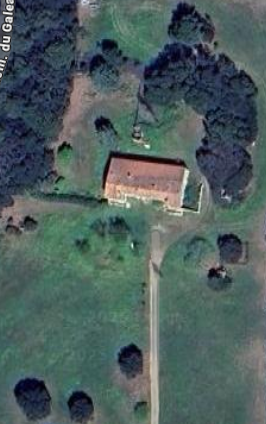
#> input picture MetaData/1.Real_Image/Photos/17.png, 266 x 424 px
$ python multi_img.py
#> lines starting #> are read from the running program, lines starting #| are printed output that depends on the picture; after the words box and inside, x2 and y2 are one past the last pixel; in counts of white or black regions, pixels touching at a corner belong together
import cv2
import imutils
from scipy.spatial import distance as dist
from collections import OrderedDict
import numpy as np

class ColorLabeler:
    def __init__(self):
        # initialize the colors dictionary, containing the color
        # name as the key and the RGB tuple as the value
        colors = OrderedDict({
            "red": (255, 0, 0),
            "green": (0, 255, 0),
            "blue": (0, 0, 255)})
        # allocate memory for the L*a*b* image, then initialize
        # the color names list
        self.lab = np.zeros((len(colors), 1, 3), dtype="uint8")
        self.colorNames = []
        # loop over the colors dictionary
        for (i, (name, rgb)) in enumerate(colors.items()):
            # update the L*a*b* array and the color names list
            self.lab[i] = rgb
            self.colorNames.append(name)
        # convert the L*a*b* array from the RGB color space
        # to L*a*b*
        self.lab = cv2.cvtColor(self.lab, cv2.COLOR_RGB2LAB)

    # [20 lines left out: function label, not called in this run]


class ShapeDetector:
	def __init__(self):
		pass
	def detect(self, c, espilon):
		# initialize the shape name and approximate the contour
		shape = "unidentified"
		peri = cv2.arcLength(c, True)
		approx = cv2.approxPolyDP(c, espilon * peri, True)
				# if the shape is a triangle, it will have 3 vertices
		if len(approx) == 3:
			shape = "triangle"
		# if the shape has 4 vertices, it is either a square or
		# a rectangle
		elif len(approx) == 4:
			# compute the bounding box of the contour and use the
			# bounding box to compute the aspect ratio
			(x, y, w, h) = cv2.boundingRect(approx)
			ar = w / float(h)
			# a square will have an aspect ratio that is approximately
			# equal to one, otherwise, the shape is a rectangle
			shape = "square" if ar >= 0.95 and ar <= 1.05 else "rectangle"
		# if the shape is a pentagon, it will have 5 vertices
		elif len(approx) == 5:
			shape = "pentagon"
		elif len(approx) == 6:
			shape = "hexagon"
		elif len(approx) == 7:
			shape = "heptagon"
		# otherwise, we assume the shape is a circle
		else:
			shape = "circle"
		# return the name of the shape
		return shape,approx


def stackImages(scale,imgArray):
    rows = len(imgArray)
    cols = len(imgArray[0])
    rowsAvailable = isinstance(imgArray[0], list)
    width = imgArray[0][0].shape[1]
    height = imgArray[0][0].shape[0]
    if rowsAvailable:
        for x in range ( 0, rows):
            for y in range(0, cols):
                if imgArray[x][y].shape[:2] == imgArray[0][0].shape [:2]:
                    imgArray[x][y] = cv2.resize(imgArray[x][y], (0, 0), None, scale, scale)
                else:
                    imgArray[x][y] = cv2.resize(imgArray[x][y], (imgArray[0][0].shape[1], imgArray[0][0].shape[0]), None, scale,scale)
                if len(imgArray[x][y].shape) == 2: imgArray[x][y] = cv2.cvtColor(imgArray[x][y], cv2.COLOR_GRAY2BGR)
        imageBlank = np.zeros((height, width, 3), np.uint8)
        hor = [imageBlank]*rows
        hor_con = [imageBlank]*rows
        for x in range(0, rows):
            hor[x] = np.hstack(imgArray[x])
        ver = np.vstack(hor)
    else:
        for x in range(0, rows):
            if imgArray[x].shape[:2] == imgArray[0].shape[:2]:
                imgArray[x] = cv2.resize(imgArray[x], (0, 0), None, scale, scale)
            else:
                imgArray[x] = cv2.resize(imgArray[x], (imgArray[0].shape[1], imgArray[0].shape[0]), None, scale, scale)
            if len(imgArray[x].shape) == 2: imgArray[x] = cv2.cvtColor(imgArray[x], cv2.COLOR_GRAY2BGR)
        hor = np.hstack(imgArray)
        ver = hor
    return ver

def nothing(x) :
    pass

def imageCenter(image) :
    (h,w) = image.shape[:2]
    cv2.circle(image, (w//2, h//2), 7, (255, 0, 0), -1) #where w//2, h//2 are the required frame/image centeroid's XYcoordinates.

def pixel_color(img,x,y) :
    imgRGB = cv2.imread(img)
    imgHSV = cv2.cvtColor(imgRGB,cv2.COLOR_BGR2HSV)
    #in order B G R
    #img[row,column], row means y, column means x
    # b,g,r = imgRGB[int(x),int(y)]
    # print(r,g,b)
    h,s,v = imgHSV[int(y),int(x)]
    # print(h,s,v)

    #red
    redLower = np.array([136,87,111], np.uint8)
    redUpper = np.array([180,255,255], np.uint8)

    #green
    greenLower = np.array([15, 15, 50])
    greenUpper = np.array([179,116,104], np.uint8)

    #blue
    blueLower = np.array([94,80,2], np.uint8)
    blueUpper = np.array([120,255,255], np.uint8)

    #yellow
    yellowLower = np.array([23,59,119], np.uint8)
    yellowUpper = np.array([54,255,255], np.uint8)

    #orange
    orangeLower = np.array([0,50,80], np.uint8)
    orangeUpper = np.array([20,255,255], np.uint8)

    #purple
    purpleLower = np.array([130,80,80], np.uint8)
    purpleUpper = np.array([150,255,255], np.uint8)

    redCheck = all([h,s,v] >= redLower) and all([h,s,v] <= redUpper)
    greenCheck = all([h,s,v] >= greenLower) and all([h,s,v] <= greenUpper)
    blueCheck = all([h,s,v] >= blueLower) and all([h,s,v] <= blueUpper)
    yellowCheck = all([h,s,v] >= yellowLower) and all([h,s,v] <= yellowUpper)
    orangeCheck = all([h,s,v] >= orangeLower) and all([h,s,v] <= orangeUpper)
    purpleCheck = all([h,s,v] >= purpleLower) and all([h,s,v] <= purpleUpper)

    if redCheck == 1:
        return "Red"
    elif greenCheck == 1:
        return "Green"
    elif blueCheck == 1:
        return "Blue"
    elif yellowCheck == 1:
         return "Yellow"
    elif orangeCheck == 1:
         return "Orange"
    elif purpleCheck == 1:
         return "Purple"
    else :
        return "No color detected"

    return "No color detected"

def adjustBrightness(img, factor = 1.2):
    imgHsv = cv2.cvtColor(img,cv2.COLOR_BGR2HSV)
    h,s,v = cv2.split(imgHsv)
    v = np.clip(v*factor, a_min = 0, a_max = 255).astype(np.uint8)
    imgHsv = cv2.merge([h,s,v])
    return cv2.cvtColor(imgHsv,cv2.COLOR_HSV2BGR)

def ObjectLabeler(shape, color):
    if (color == "Green") and (shape == "circle"):
        return "Tree"
    elif (shape == "square") or (shape == "rectangle") or (shape == "pentagon") or ((shape == "hexagon")):
        return "House"
    else :
        return "Undefined Object"

    return "Undefined Object"


# [102 lines left out: function reduce_shadow, not called in this run]

# With photos who includes complex backgr, but color difference between backgr and object is clear.
# We can use this func to remove back-gr.
# Not effective with tooo bright or too dark photos
def backgr_removal(image,threshold_gr=50,kernel_size=11):

    total_pixel_in_kernel = kernel_size*kernel_size
    Eighty_percent_kernel = int(total_pixel_in_kernel*0.8)
    gr_pixel_in_total = 0
    half_size_kernel = int((kernel_size-1)/2)
    # Convert image from BGR to HSV
    hsv_img = cv2.cvtColor(image, cv2.COLOR_BGR2HSV)

    # Extract the all channels from hsv
    h,s,v_channel = cv2.split(hsv_img)
    height, width, _ = hsv_img.shape

    #run thourgh all image
    for y in range(0+half_size_kernel,height-half_size_kernel+1,1):
        for x in range(0+half_size_kernel,width-half_size_kernel+1,1):
            #find a dark pixel
            if h[y,x] < threshold_gr :

                #check dark region around dark pixel
                for j in range(y-half_size_kernel,y+half_size_kernel,1):
                    for i in range(x-half_size_kernel,x+half_size_kernel,1):
                        if h[j,i] < threshold_gr :
                            gr_pixel_in_total = gr_pixel_in_total + 1

                if gr_pixel_in_total > Eighty_percent_kernel :
                    #change the brightness of dark region
                    for j in range(y-half_size_kernel,y+half_size_kernel):
                        for i in range(x-half_size_kernel,x+half_size_kernel):
                            image[j,i] = [255,255,255]
            gr_pixel_in_total = 0


    # return new image
    return image


#from the coodination potision of object, we calculate the angle between
#2 vectors, first vector is drone towards east,
#second vector is drone toward object as trigonomectric circle.
def PositionDetector(x,y):
    if x == 0 :
        #north
        if y > 0 :
            tanA = 99999
        #south
        elif y < 0 :
            tanA = -99999
        #center of photo
        else :
            tanA = 100000
    else :
        tanA = float(y/x)
    return tanA

def LightBalance(image) :
     image = cv2.equalizeHist(image)
     return image

#create trackbar for canny edge detection threshold
cv2.namedWindow("Parameters")
cv2.createTrackbar("ThresLow","Parameters", 45, 255, nothing)
cv2.createTrackbar("ThresHigh","Parameters", 164, 255, nothing)

#create trackbar for kernel
cv2.createTrackbar("kernel va1", "Parameters", 3, 10, nothing)
cv2.createTrackbar("kernel va2", "Parameters", 3, 10, nothing)

#create trackbar for espilon
cv2.createTrackbar("Espilonx10000","Parameters",0,1200,nothing)

#create trackbar for contour Area
cv2.createTrackbar("AreaMin","Parameters",500,5000,nothing)
cv2.createTrackbar("AreaMax","Parameters",2500,15000,nothing)

#create trackbar for Filter
cv2.createTrackbar("Spatial Window","Parameters",45,100,nothing)
cv2.createTrackbar("Color Window","Parameters",60,100,nothing)

# load the image and resize it to a smaller factor so that
# the shapes can be approximated better

fileName = "17.png"

image = cv2.imread(fileName)
#> image is the input picture: shape (424, 266, 3); mean B, G, R 93.6, 94.4, 77.4
imageOrigin = image.copy()

# image = reduce_shadow(image)
#open a file to write results
file = open("output.txt","a")

#adjust brightness
image = adjustBrightness(image)
#> in adjustBrightness, `imgHsv = cv2.cvtColor(img,cv2.COLOR_BGR2HSV)`: imgHsv: shape (424, 266, 3); mean H, S, V 84.9, 71.9, 100.8
#> in adjustBrightness, `h,s,v = cv2.split(imgHsv)`:
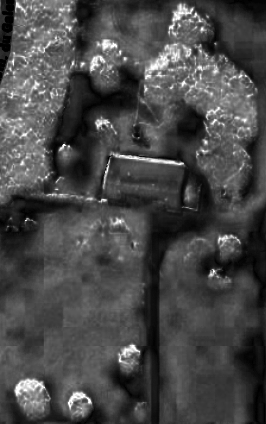
#> s: shape (424, 266); min 0, max 255, mean 71.9
#> in adjustBrightness, `imgHsv = cv2.merge([h,s,v])`: imgHsv: shape (424, 266, 3); mean H, S, V 84.9, 71.9, 120.5

#get two first value of img.shape array
(h,w) = image.shape[:2]
#> h = 424; w = 266

#first parameter of this filter is spatial window radius
#If sp is small, only nearby pixels affect the result —
#   so smoothing is localized.
#If sp is large, even pixels farther away
#   (but with similar color) can be grouped —
#       leading to larger smoothed regions.
# Large sp parameter creates heavy calculation, slow calculation
#   ,so the computer could take a lot of time to calculate it.
#       Even the program crashes.
BackGrRmv_Or_ShiftFil = 0
if (BackGrRmv_Or_ShiftFil == 1) :
    filtered = cv2.pyrMeanShiftFiltering(image, 30, 45)
else :
    filtered = backgr_removal(image,65)
#> in backgr_removal, `hsv_img = cv2.cvtColor(image, cv2.COLOR_BGR2HSV)`: hsv_img: shape (424, 266, 3); mean H, S, V 84.9, 73, 120.5
#> after the loop in backgr_removal, `for y in range(0+half_size_kernel,height-half_size_kernel+1,1):`:
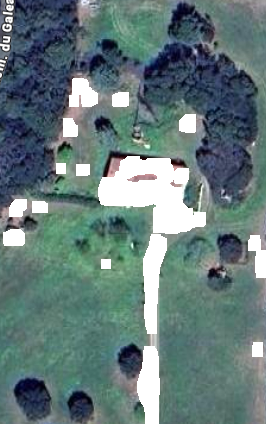
#> image: shape (424, 266, 3); mean B, G, R 122.3, 122.3, 100.8

# applying different thresholding : START
# techniques on the input image
gray = cv2.cvtColor(filtered, cv2.COLOR_BGR2GRAY)

#Historical equalization
gray = LightBalance(gray)
#> in LightBalance, `image = cv2.equalizeHist(image)`:
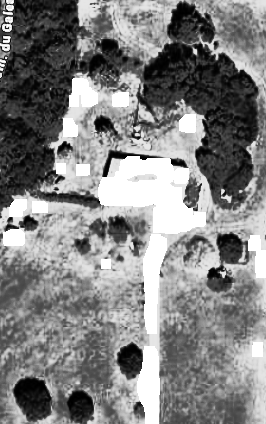
#> image: shape (424, 266); min 0, max 255, mean 129.9


#loop for control contour detection and edge detection
while True :
    imgContour = image.copy()


    #create variables for Filter Trackbars
    SP = cv2.getTrackbarPos("Spatial Window","Parameters")
    SR = cv2.getTrackbarPos("Color Window","Parameters")

    # thresh1 = cv2.adaptiveThreshold(gray, 255, cv2.ADAPTIVE_THRESH_MEAN_C,
    #                                         cv2.THRESH_BINARY, 199, 5)

    # thresh2 = cv2.adaptiveThreshold(gray, 255, cv2.ADAPTIVE_THRESH_GAUSSIAN_C,
    #                                         cv2.THRESH_BINARY, 199, 5)
    # applying different thresholding : END


    #create variable for trackbar
    ThresLow = cv2.getTrackbarPos("ThresLow","Parameters")
    ThresHigh = cv2.getTrackbarPos("ThresHigh","Parameters")

    #canny edge detection
    edges1 = cv2.Canny(image=filtered,threshold1 = ThresLow,threshold2 = ThresHigh)
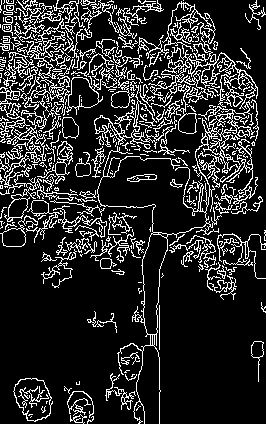
#> edges1: shape (424, 266); 16.4% white in thin lines or dots

    #closing image :: END
    #create variable for kernel trackbar
    Kernel_Trackbar1 = cv2.getTrackbarPos("kernel va1", "Parameters")
    Kernel_Trackbar2 = cv2.getTrackbarPos("kernel va2", "Parameters")

    kernel = np.ones((Kernel_Trackbar1,Kernel_Trackbar2), np.uint8)
    closing = cv2.morphologyEx(edges1, cv2.MORPH_CLOSE, kernel, iterations = 1)
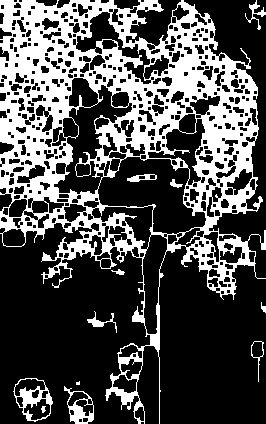
#> closing: shape (424, 266); 31% white; 12 white regions (1 under 20 px)


    # find contours in the thresholded image
    cnts,hierarchy = cv2.findContours(closing, cv2.RETR_EXTERNAL,
        cv2.CHAIN_APPROX_SIMPLE)
#> cnts = 9 contours, 2 with area under 20; largest, box (x1, y1, x2, y2) and area: (0, 0, 266, 424) 61453, (13, 378, 53, 422) 1212, (64, 386, 94, 424) 702, (251, 341, 264, 382) 177, (87, 311, 117, 333) 95, (245, 0, 266, 30) 84, (111, 269, 125, 275) 26

    # initialize the shape detector and color labeler
    sd = ShapeDetector()
    cl = ColorLabeler()

    # loop over the contours
    for c in cnts:

        #calculate contour area for removing small contour(noise)
        area = cv2.contourArea(c)
#> area = 702.5
        areaMin = cv2.getTrackbarPos("AreaMin","Parameters")

        areaMax = cv2.getTrackbarPos("AreaMax","Parameters")

        Espilonx10000 = cv2.getTrackbarPos("Espilonx10000","Parameters")
        espilon = Espilonx10000/10000

        #put contour detection in a specific condition

        #check contour is closed or not, but not effective with complicated photos.
        # if cv2.isContourConvex(c):

        if (area > areaMin and area < areaMax): # and area < areaMax :
            # compute the center of the contour
            M = cv2.moments(c)
#> M = moments, m00 702.5, centre m10/m00, m01/m00 = (80.08, 406.9)
            cX = int((M["m10"] / M["m00"]) )
#> cX = 80
            cY = int((M["m01"] / M["m00"]) )
#> cY = 406

            #Real position compare to drone
            rX = cX - w/2
#> rX = -53
            rY = h/2 - cY
#> rY = -194

            # detect the shape of the contour and label the color
            (shape,approx) = sd.detect(c,espilon)
#> in detect, `peri = cv2.arcLength(c, True)`: peri = 129.8
#> in detect, `approx = cv2.approxPolyDP(c, espilon * peri, True)`: approx = contour of 46 points, box (x1, y1, x2, y2) (64, 386, 94, 424), area 702
#> shape = 'circle'

            color = pixel_color(fileName,cX,cY)
#> in pixel_color, `h,s,v = imgHSV[int(y),int(x)]`: h = 114; s = 129; v = 65
#> in pixel_color, `redCheck = all([h,s,v] >= redLower) and all([h,s,v] <= redUpper)`: redCheck = False
#> in pixel_color, `blueCheck = all([h,s,v] >= blueLower) and all([h,s,v] <= blueUpper)`: blueCheck = True
#> in pixel_color, `yellowCheck = all([h,s,v] >= yellowLower) and all([h,s,v] <= yellowUpp..`: yellowCheck = False
#> color = 'Blue'

            #object labeler
            object = ObjectLabeler(shape,color)
#> object = 'Undefined Object'

            # multiply the contour (x, y)-coordinates by the resize ratio,
            # then draw the contours and the name of the shape and labeled
            # color on the image
            c = c.astype("float")
#> c = 46 rows, first 8: [64, 386], [64, 390], [67, 390], [68, 391], [68, 392], [70, 394], [70, 396], [69, 397]
            c = c.astype("int")
            text = "{} {}".format(color, shape)
#> text = 'Blue circle'
            cv2.drawContours(imgContour, [approx], -1, (0, 255, 0), 2)

            cv2.putText(imgContour, text, (cX, cY),
                cv2.FONT_HERSHEY_PLAIN, 1, (255, 255, 0), 2)

            #Print the real coordination offset with top-left corner.
            # cv2.putText(imgContour,"({},{})".format(cX,cY),(cX, cY+40),
            # 	cv2.FONT_HERSHEY_PLAIN, 0.5, (255, 255, 0), 2)

            #Print the new coordination offset with center of image.
            cv2.putText(imgContour,"({},{})".format(rX,rY),(cX, cY+20),
                cv2.FONT_HERSHEY_PLAIN, 1, (255, 255, 0), 2)

            cv2.putText(imgContour, object, (cX, cY+40),
                cv2.FONT_HERSHEY_PLAIN, 1, (255, 255, 0), 2)

            cv2.putText(imgContour, " tanA={:.2f}".format(PositionDetector(rX,rY)), (cX, cY+60),
                cv2.FONT_HERSHEY_PLAIN, 1, (255, 255, 0), 2)
#> in PositionDetector, `tanA = float(y/x)`: tanA = 3.66

    # show the output image

    imgStack = stackImages(1,([imageOrigin,gray,filtered],[edges1,closing,imgContour]))
#> in stackImages, `ver = np.vstack(hor)`:
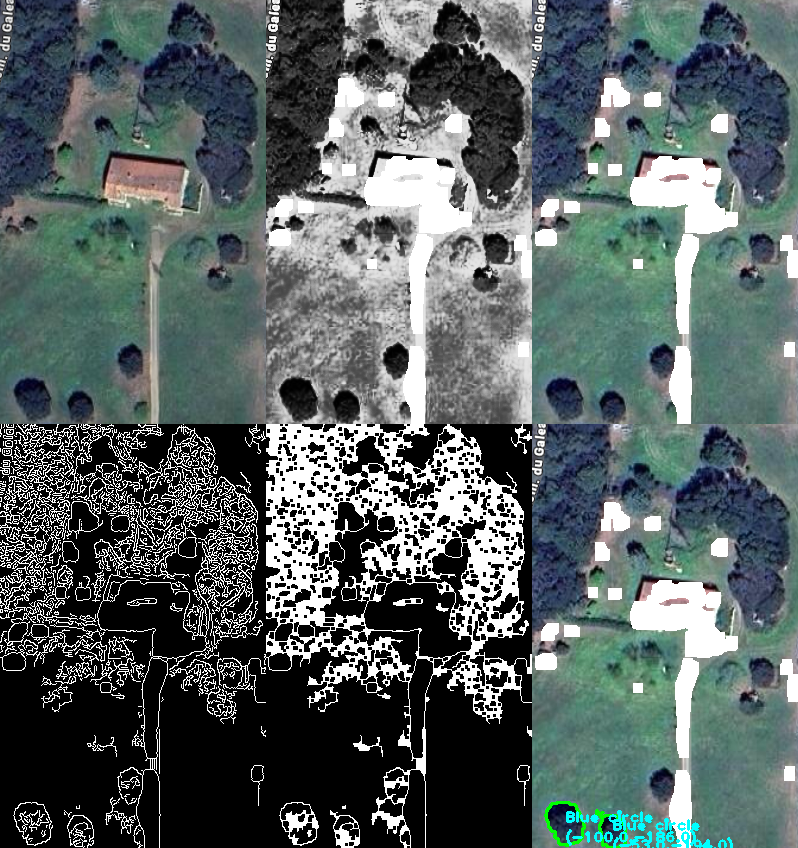
#> ver: shape (848, 798, 3); mean of channels 0, 1, 2 98.5, 98.9, 87.9; drawn as B, G, R

    cv2.imshow("ImageStack", imgStack)
    cv2.imshow("Image",imgContour)
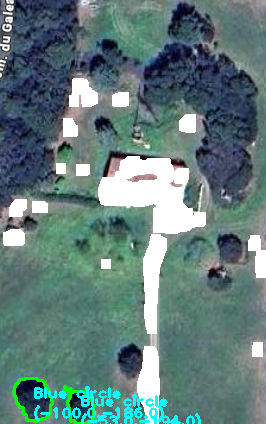
#> window 'Image': shape (424, 266, 3); mean B, G, R 124.2, 125.7, 98.7

    # cv2.imshow("MeanC",thresh1)
    # cv2.imshow("Gaussian",thresh2)

    cv2.waitKey(300)

file.close()
